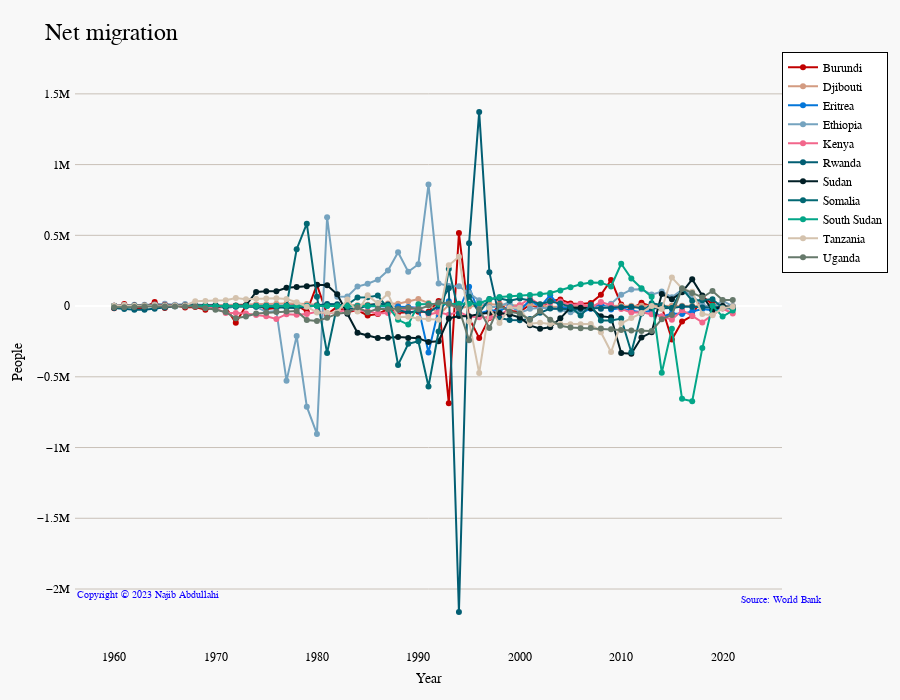

The notebook cell saved with this chart:
### Code cell
colors = ['#C10000', '#d39b81','#0476D9','#75A3BF','#F2668B','#025E73','#011F26','#026873','#03A688','#D4C2AD','#66796B','#BB0000']
columns = ['Year','Net migration', 'Country']
df_selected = east_africa_countries_data[columns]
columns=df_selected.columns
create_line_chart_static(df_selected,'Net migration',columns[1:],colors)
